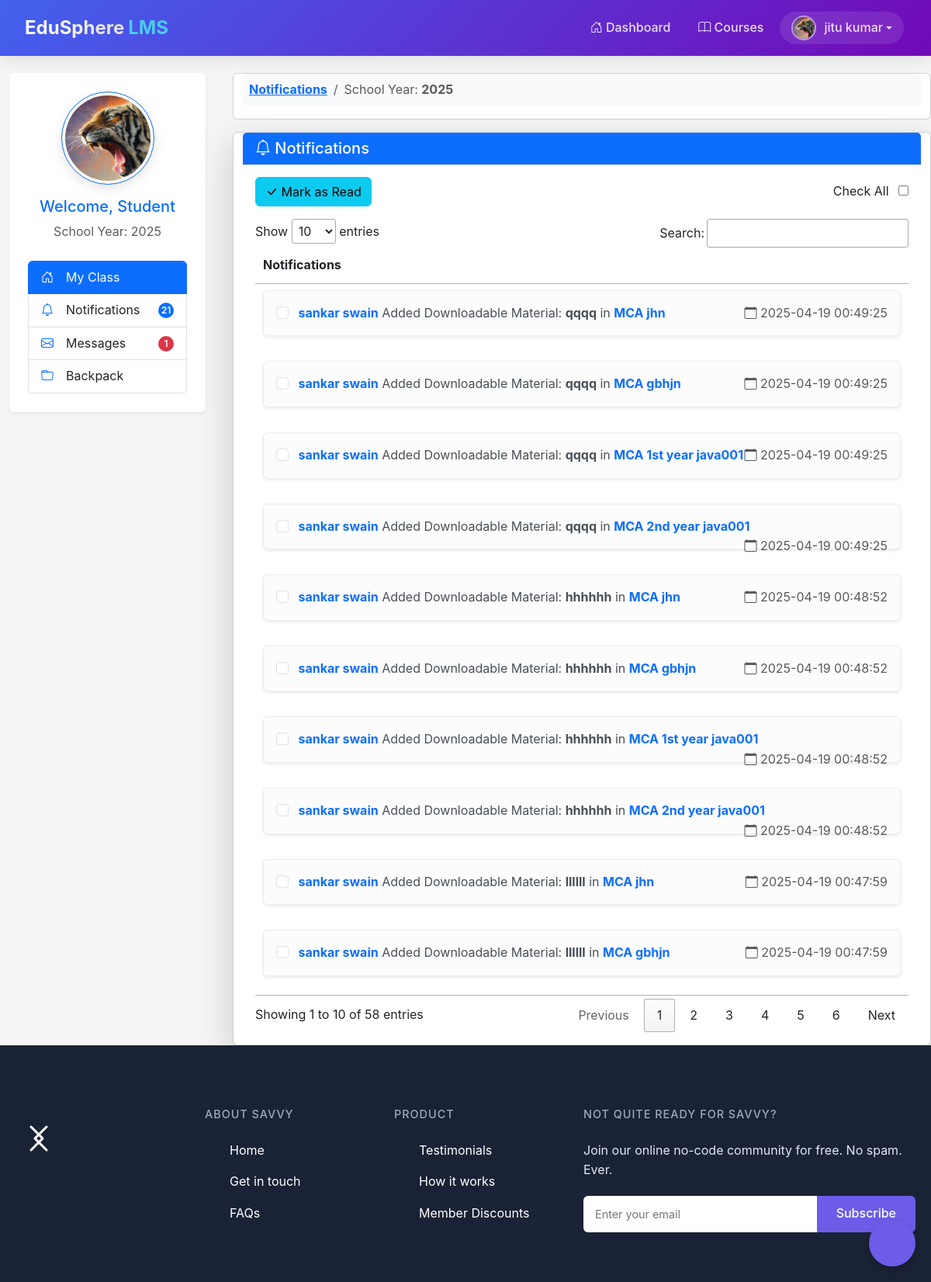
Screenshot of /student/student_notification.php (signed in) with the database file from the repository.
### tables this page shows
CREATE TABLE `student` (
  `student_id` int(11) NOT NULL,
  `firstname` varchar(100) NOT NULL,
  `lastname` varchar(100) NOT NULL,
  `class_id` int(11) NOT NULL,
  `department_id` int(30) NOT NULL,
  `username` varchar(100) NOT NULL,
  `password` varchar(100) NOT NULL,
  `location` varchar(100) NOT NULL,
  `status` varchar(100) NOT NULL
);

CREATE TABLE `school_year` (
  `school_year_id` int(11) NOT NULL,
  `school_year` varchar(100) NOT NULL
);

CREATE TABLE `teacher_class_student` (
  `teacher_class_student_id` int(11) NOT NULL,
  `teacher_class_id` int(11) NOT NULL,
  `student_id` int(11) NOT NULL,
  `teacher_id` int(11) NOT NULL
);

CREATE TABLE `teacher` (
  `teacher_id` int(11) NOT NULL,
  `username` varchar(100) NOT NULL,
  `password` varchar(200) NOT NULL,
  `firstname` varchar(100) NOT NULL,
  `lastname` varchar(100) NOT NULL,
  `department_id` int(11) NOT NULL,
  `location` varchar(200) NOT NULL,
  `about` varchar(500) NOT NULL,
  `teacher_status` varchar(20) NOT NULL,
  `teacher_stat` varchar(100) NOT NULL
);

CREATE TABLE `notification` (
  `notification_id` int(11) NOT NULL,
  `teacher_class_id` int(11) NOT NULL,
  `notification` varchar(100) NOT NULL,
  `date_of_notification` varchar(50) NOT NULL,
  `link` varchar(100) NOT NULL
);

CREATE TABLE `class` (
  `class_id` int(11) NOT NULL,
  `class_name` varchar(100) NOT NULL
);

CREATE TABLE `subject` (
  `subject_id` int(11) NOT NULL,
  `subject_code` varchar(100) NOT NULL,
  `subject_title` varchar(100) NOT NULL,
  `category` varchar(100) NOT NULL,
  `description` longtext NOT NULL,
  `unit` int(11) NOT NULL,
  `Pre_req` varchar(100) NOT NULL,
  `semester` varchar(100) NOT NULL
);

### student/session.php (called while the page is built, shortened)
<?php
$session_id = $_SESSION['id'];
?>

### student/student_notification.php (the view, shortened to what this page needs)
<?php include('header_dashboard.php'); ?>
<?php include('session.php'); ?>
<body>
    <?php include('navbar_student.php'); ?>
    <div class="container-fluid mt-4">
        <div class="row">
            <div class="col-md-3">
                <?php include('student_sidebar.php'); ?>
            </div>
            <div class="col-md-9" id="content">
                <div class="row">
                    <nav aria-label="breadcrumb" class="card mb-3">
                        <ol class="breadcrumb bg-light p-2 rounded">
                            <li class="breadcrumb-item"><a href="#"><b>Notifications</b></a></li>
                            <li class="breadcrumb-item active" aria-current="page">
                                School Year: <strong><?php echo $school_year_query_row['school_year']; ?></strong>
                            </li>
                        </ol>
                    </nav>
                    <div id="block_bg" class="card shadow-lg">
                        <div class="card-header bg-primary text-white">
                            <h5 class="mb-0"><i class="bi bi-bell"></i> Notifications</h5>
                        </div>
                        <div class="card-body">
                            <form action="read.php" method="post">
                                <div class="d-flex justify-content-between align-items-center mb-3">
                                    <button id="delete" class="btn btn-info" name="read">
                                        <i class="bi bi-check-lg"></i> Mark as Read
                                    </button>
                                    <div>
                                        <label class="me-2">Check All</label>
                                        <input type="checkbox" name="selectAll" id="checkAll" />
                                    </div>
                                </div>
                                <div class="table-responsive">
                                    <table id="notificationTable" class="table table-borderless">
                                        <thead>
                                            <tr>
                                                <th>Notifications</th>
                                            </tr>
                                        </thead>
                                        <tbody>
                                            <?php
                                            $query = mysqli_query($conn, "SELECT * FROM teacher_class_student
                                                LEFT JOIN teacher_class ON teacher_class.teacher_class_id = teacher_class_student.teacher_class_id
                                                LEFT JOIN class ON class.class_id = teacher_class.class_id
                                                LEFT JOIN subject ON subject.subject_id = teacher_class.subject_id
                                                LEFT JOIN teacher ON teacher.teacher_id = teacher_class_student.teacher_id
                                                JOIN notification ON notification.teacher_class_id = teacher_class.teacher_class_id
                                                WHERE teacher_class_student.student_id = '$session_id' AND school_year = '$school_year'
                                                ORDER BY notification.date_of_notification DESC") or die(mysqli_error($conn));
                                            $count = mysqli_num_rows($query);
                                            if ($count > 0) {
                                                while ($row = mysqli_fetch_array($query)) {
                                                    $get_id = $row['teacher_class_id'];
                                                    $id = $row['notification_id'];
                                                    $query_yes_read = mysqli_query($conn, "SELECT * FROM notification_read WHERE notification_id = '$id' AND student_id = '$session_id'") or die(mysqli_error($conn));
                                                    $read_row = mysqli_fetch_array($query_yes_read);
                                                    $yes = isset($read_row['student_read']) ? $read_row['student_read'] : 'no';
                                            ?>
                                                    <tr>
                                                        <td>
                                                            <div class="alert alert-light shadow-sm p-3 rounded">
                                                                <?php if ($yes === 'yes') { ?>
                                                                    <i class="bi bi-circle-fill radio-read me-2"></i>
                                                                <?php } else { ?>
                                                                    <input class="form-check-input me-2" type="checkbox" name="selector[]" value="<?php echo $id; ?>">
                                                                <?php } ?>
                                                                <strong class="text-primary"><?php echo $row['firstname'] . " " . $row['lastname']; ?></strong>
                                                                <?php echo $row['notification']; ?> in
                                                                <a href="<?php echo $row['link']; ?><?php echo '?id=' . $get_id; ?>" class="text-decoration-none fw-bold">
                                                                    <?php echo $row['class_name']; ?> <?php echo $row['subject_code']; ?>
                                                                </a>
                                                                <span class="float-end text-muted"><i class="bi bi-calendar"></i> <?php echo $row['date_of_notification']; ?></span>
                                                            </div>
                                                        </td>
                                                    </tr>
                                            <?php
                                                }
                                            } ?>
                                        </tbody>
                                    </table>
                                </div>
                            </form>
                        </div>
                    </div>
                </div>
            </div>
        </div>
    </div>
    <?php include('footer.php')?>
    <link rel="stylesheet" href="https://cdn.datatables.net/1.13.6/css/jquery.dataTables.min.css">
</body>
</html>

### student/navbar_student.php (shortened to what this page needs)
<nav class="navbar navbar-expand-lg navbar-dark fixed-top edu-navbar">
    <div class="container-fluid">
        <a class="navbar-brand" href="#">
            <span class="brand-text">EduSphere</span>
            <span class="brand-highlight">LMS</span>
        </a>
        <div class="collapse navbar-collapse" id="navbarNav">
            <ul class="navbar-nav ms-auto">
                <li class="nav-item">
                    <a class="nav-link navbar-link navbar-link-animation" href="dashboard_student.php">
                        <i class="bi bi-house-door"></i> Dashboard
                    </a>
                </li>
                <li class="nav-item">
                    <a class="nav-link navbar-link navbar-link-animation" href="courses.php">
                        <i class="bi bi-book"></i> Courses
                    </a>
                </li>
                <?php
                $query = mysqli_query($conn, "SELECT * FROM student WHERE student_id = '$session_id'") or die(mysqli_error());
                $row = mysqli_fetch_array($query);
                ?>
                <li class="nav-item dropdown">
                    <a class="nav-link navbar-link dropdown-toggle profile-link" href="#" id="studentDropdown" role="button" data-bs-toggle="dropdown">
                        <div class="avatar-container1">
                            <?php
                            $avatar = $row['location'] ? $row['location'] : 'default_avatar.png';
                            ?>
                            <img src="<?php echo $avatar; ?>" alt="Profile" class="avatar-img">
                        </div>
                        <span class="profile-name"><?php echo $row['firstname'] . " " . $row['lastname']; ?></span>
                    </a>
                </li>
            </ul>
        </div>
    </div>
</nav>

### student/student_sidebar.php
<?php
        $school_year_query = mysqli_query($conn, "SELECT * FROM school_year ORDER BY school_year DESC") or die(mysqli_error());
        $school_year_query_row = mysqli_fetch_array($school_year_query);
        $school_year = $school_year_query_row['school_year'];
        $query_unread_notifications = mysqli_query($conn, "SELECT * FROM notification
        LEFT JOIN teacher_class ON teacher_class.teacher_class_id = notification.teacher_class_id
        LEFT JOIN teacher_class_student ON teacher_class_student.teacher_class_id = teacher_class.teacher_class_id
        WHERE teacher_class_student.student_id = '$session_id' AND school_year = '$school_year'
        AND notification.notification_id NOT IN (
            SELECT notification_id FROM notification_read WHERE student_id = '$session_id'
        )") or die(mysqli_error());
        $unread_notifications = mysqli_num_rows($query_unread_notifications);
        $message_query = mysqli_query($conn, "SELECT * FROM message WHERE reciever_id = '$session_id' AND message_status != 'read'") or die(mysqli_error());
        $count_message = mysqli_num_rows($message_query);
    ?>
<div class="sidebar bg-white p-4 rounded shadow-sm col-md-11">
    <div class="text-center mb-4">
        <img id="avatar" class="img-thumbnail rounded-circle border border-primary" src="<?php echo $row['location']; ?>"
            alt="Student Avatar" style="width: 120px; height: 120px; object-fit: cover;">
        <h5 class="mt-3 text-primary">Welcome, Student</h5>
        <p class="text-muted mb-0">School Year: <?php echo $school_year; ?></p>
    </div>
    <ul class="list-group">
        <li class="list-group-item list-group-item-action active d-flex align-items-center">
            <i class="bi bi-house-door me-3"></i>
            <a href="dashboard_student.php" class="text-white text-decoration-none flex-grow-1">My Class</a>
        </li>
        <li class="list-group-item list-group-item-action d-flex align-items-center">
            <i class="bi bi-bell me-3 text-primary"></i>
            <a href="student_notification.php" class="text-dark text-decoration-none flex-grow-1">Notifications</a>
            <span class="badge bg-primary rounded-pill"><?php echo $unread_notifications; ?></span>
        </li>
        <li class="list-group-item list-group-item-action d-flex align-items-center">
            <i class="bi bi-envelope me-3 text-primary"></i>
            <a href="message/student_message.php" class="text-dark text-decoration-none flex-grow-1">Messages</a>
            <?php if ($count_message > 0) { ?>
                <span class="badge bg-danger rounded-pill"><?php echo $count_message; ?></span>
            <?php } ?>
        </li>
        <li class="list-group-item list-group-item-action d-flex align-items-center">
            <i class="bi bi-folder me-3 text-primary"></i>
            <a href="backpack.php" class="text-dark text-decoration-none flex-grow-1">Backpack</a>
        </li>
    </ul>
</div>

### student/styles.css (style rules this page uses)
#avatar { width: 100%; height: 100%; object-fit: cover; border-radius: 50%; border: 3px solid #fff; box-shadow: 0 5px 15px rgba(0, 0, 0, 0.1); transition: transform 0.3s ease; }
.badge { background-color: #e74a3b; color: white; font-size: 12px; font-weight: 600; height: 20px; width: 20px; display: flex; align-items: center; justify-content: center; border-radius: 50%; margin-left: auto; }
:root { --primary-color: #4361ee; --primary-dark: #3a56d4; --secondary-color: #7209b7; --accent-color: #4cc9f0; --text-light: #ffffff; --text-dark: #333333; --transition-speed: 0.3s; --box-shadow: 0 4px 20px rgba(0, 0, 0, 0.1); }
body { font-family: 'Poppins', sans-serif; padding-top: 70px; }
.edu-navbar { background: linear-gradient(135deg, var(--primary-color), var(--secondary-color)); padding: 12px 20px; box-shadow: var(--box-shadow); transition: all var(--transition-speed) ease; }
.navbar-brand { font-weight: 700; font-size: 1.5rem; display: flex; align-items: center; position: relative; }
.brand-text { background: linear-gradient(to right, #fff, #e0e0e0); -webkit-background-clip: text; background-clip: text; color: transparent; transition: all 0.3s ease; }
.brand-highlight { color: var(--accent-color); margin-left: 5px; position: relative; }
.brand-highlight::after { content: ''; position: absolute; bottom: -3px; left: 0; width: 100%; height: 2px; background-color: var(--accent-color); transform: scaleX(0); transform-origin: bottom right; transition: transform 0.3s ease; }
.navbar-link { color: rgba(255, 255, 255, 0.85) !important; font-weight: 500; padding: 8px 15px !important; border-radius: 6px; transition: all 0.3s ease; position: relative; margin: 0 3px; }
.navbar-link-animation::after { content: ''; position: absolute; bottom: 0; left: 50%; width: 0; height: 2px; background-color: var(--accent-color); transition: all 0.3s ease; transform: translateX(-50%); }
.profile-link { display: flex; align-items: center; padding: 5px 15px !important; background-color: rgba(255, 255, 255, 0.1); border-radius: 30px; transition: all 0.3s ease; }
.avatar-container1 { width: 32px; height: 32px; border-radius: 50%; overflow: hidden; margin-right: 10px; border: 2px solid rgba(255, 255, 255, 0.5); transition: all 0.3s ease; }
.avatar-img { width: 100%; height: 100%; object-fit: cover; }
.profile-name { max-width: 120px; white-space: nowrap; overflow: hidden; text-overflow: ellipsis; }

### student/student_notification.php (style rules this page uses)
body { background-color: #f8f9fa; }

### student/footer.php (style rules this page uses)
* { margin: 0; padding: 0; box-sizing: border-box; font-family: -apple-system, BlinkMacSystemFont, "Segoe UI", Roboto, Helvetica, Arial, sans-serif; }
body { background-color: #f5f5f5; color: #333; line-height: 1.6; }

### rows the page displays
student: location (picture), firstname "jitu", lastname "kumar"
school_year: school_year "2025"
teacher_class_student: teacher.firstname "sankar", teacher.lastname "swain", notification.notification "Added Downloadable Material: qqqq", class.class_name "MCA", subject.subject_code "jhn", notification.date_of_notification "2025-04-19 00:49:25", notification.notification "Added Downloadable Material: hhhhhh", notification.date_of_notification "2025-04-19 00:48:52", notification.notification "Added Downloadable Material: llllll", notification.date_of_notification "2025-04-19 00:47:59"
teacher_class_student: teacher.firstname "sankar", teacher.lastname "swain", notification.notification "Added Downloadable Material: qqqq", class.class_name "MCA", subject.subject_code "gbhjn", notification.date_of_notification "2025-04-19 00:49:25", notification.notification "Added Downloadable Material: hhhhhh", notification.date_of_notification "2025-04-19 00:48:52", notification.notification "Added Downloadable Material: llllll", notification.date_of_notification "2025-04-19 00:47:59"
teacher_class_student: teacher.firstname "sankar", teacher.lastname "swain", notification.notification "Added Downloadable Material: qqqq", class.class_name "MCA 1st year", subject.subject_code "java001", notification.date_of_notification "2025-04-19 00:49:25", notification.notification "Added Downloadable Material: hhhhhh", notification.date_of_notification "2025-04-19 00:48:52"
teacher_class_student: teacher.firstname "sankar", teacher.lastname "swain", notification.notification "Added Downloadable Material: qqqq", class.class_name "MCA 2nd year", subject.subject_code "java001", notification.date_of_notification "2025-04-19 00:49:25", notification.notification "Added Downloadable Material: hhhhhh", notification.date_of_notification "2025-04-19 00:48:52"

### other values shown
$unread_notifications "21"
$count_message "1"
